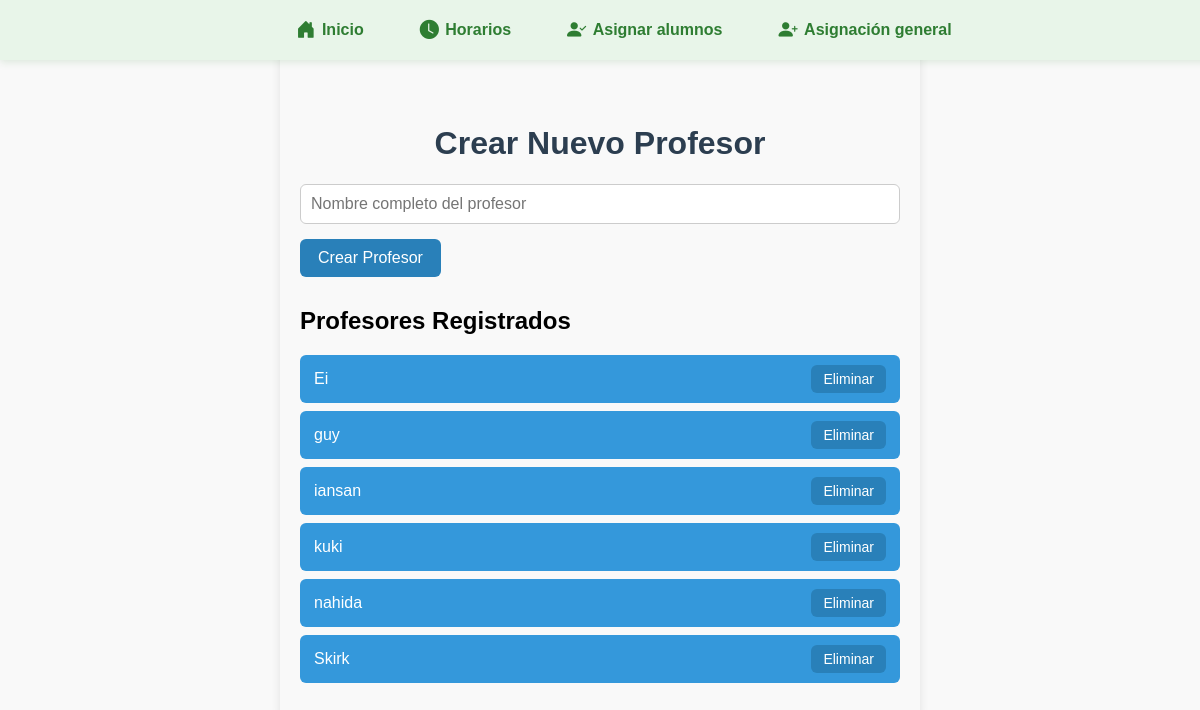
The page /crear_profesores.php on the database as committed earlier.
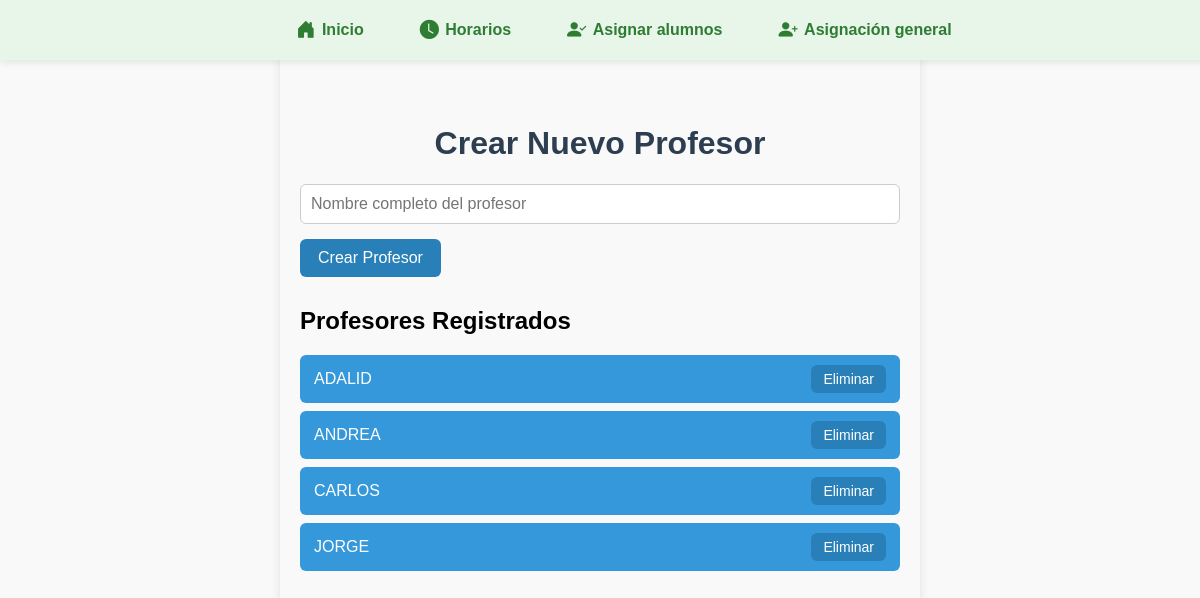
The same page on the database as committed later.
### tables this page shows
CREATE TABLE `profesores` (
  `id` int(11) NOT NULL AUTO_INCREMENT,
  `nombre` varchar(100) NOT NULL,
  PRIMARY KEY (`id`)
);

### crear_profesores.php (the view, shortened to what this page needs)
<?php
require_once __DIR__ . '/includes/bd.php';
$profesores = $conexion->query("SELECT id, nombre FROM profesores ORDER BY nombre")->fetch_all(MYSQLI_ASSOC);
function escape($str) {
    return htmlspecialchars($str, ENT_QUOTES);
}
?>
<!DOCTYPE html>
<html lang="es">
<head>
</head>
<body style="font-family: Arial, sans-serif; max-width: 600px; margin: 30px auto; background: #f9f9f9; padding: 20px; border-radius: 8px; box-shadow: 0 3px 10px rgba(0,0,0,0.1);">
    <?php include 'navbar3.php'; ?>
    <br>
    <br>
    <br>
    <h1 style="color: #2c3e50; text-align: center;">Crear Nuevo Profesor</h1>
    <form method="POST" action="" style="margin-bottom: 30px;">
        <input
            type="text"
            name="nombre"
            placeholder="Nombre completo del profesor"
            required
            style="width: calc(100% - 22px); padding: 10px; font-size: 16px; border-radius: 6px; border: 1px solid #ccc; margin-bottom: 15px;"
        >
        <button
            type="submit"
            style="background-color: #2980b9; color: white; border: none; padding: 10px 18px; border-radius: 6px; font-size: 16px; cursor: pointer; transition: background-color 0.2s;"
            onmouseover="this.style.backgroundColor='#1c5980';"
            onmouseout="this.style.backgroundColor='#2980b9';"
        >
            Crear Profesor
        </button>
    </form>
    <h2 style="margin-top: 0;">Profesores Registrados</h2>
    <?php if (count($profesores) > 0): ?>
        <ul style="list-style-type: none; padding-left: 0;">
            <?php foreach ($profesores as $profesor): ?>
                <li
                    style="background: #3498db; color: white; padding: 10px 14px; margin-bottom: 8px; border-radius: 6px; display: flex; justify-content: space-between; align-items: center;"
                >
                    <?= escape($profesor['nombre']) ?>
                    <a
                        href="?eliminar_id=<?= $profesor['id'] ?>"
                        class="btn-eliminar"
                        onclick="return confirm('¿Seguro que deseas eliminar a <?= escape(addslashes($profesor['nombre'])) ?>?');"
                        style="background-color: #2980b9; color: white; border: none; padding: 6px 12px; border-radius: 6px; font-size: 14px; cursor: pointer; text-decoration: none; transition: background-color 0.2s;"
                        onmouseover="this.style.backgroundColor='#1c5980';"
                        onmouseout="this.style.backgroundColor='#2980b9';"
                    >
                        Eliminar
                    </a>
                </li>
            <?php endforeach; ?>
        </ul>
    <?php else: ?>
        <p>No hay profesores registrados.</p>
    <?php endif; ?>
</body>
</html>

Rows that differ between the two databases and show on the page:
removed profesores: nombre "Ei"
removed profesores: nombre "Skirk"
changed profesores: nombre "kuki" → "ADALID"; moves up the list
changed profesores: nombre "guy" → "ANDREA"
changed profesores: nombre "iansan" → "CARLOS"
changed profesores: nombre "nahida" → "JORGE"
